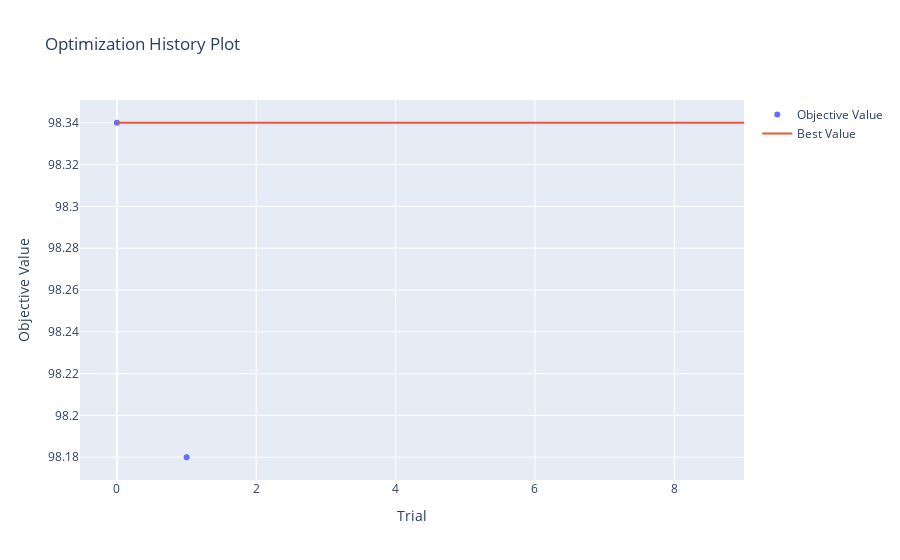
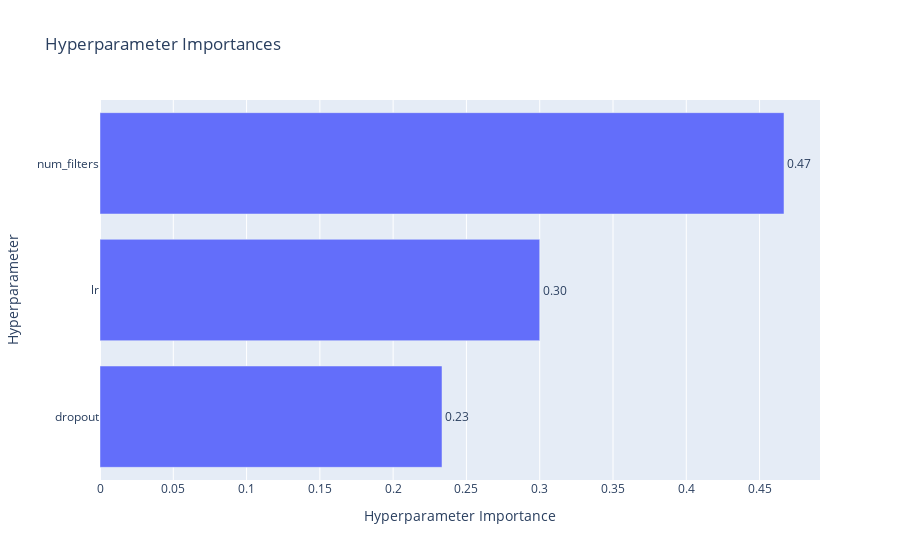

The notebook cell saved with these charts, in order:
### Code cell
from optuna.visualization import plot_optimization_history, plot_param_importances

# Plot optimization history
optimization_history_fig = plot_optimization_history(study)
optimization_history_fig.show()

# Plot parameter importances
param_importances_fig = plot_param_importances(study)
param_importances_fig.show()

### Figure 1 — Plotly figure (JSON) as saved in the notebook; plotly's stock layout.template omitted (floating-point values rounded to 4 significant figures)
{"data": [{"mode": "markers", "name": "Objective Value", "type": "scatter", "x": [0, 1], "y": [98.34, 98.18]}, {"mode": "lines", "name": "Best Value", "type": "scatter", "x": [0, 1, 2, 3, 4, 5, 6, 7, 8, 9], "y": [98.34, 98.34, 98.34, 98.34, 98.34, 98.34, 98.34, 98.34, 98.34, 98.34]}, {"marker": {"color": "#cccccc"}, "mode": "markers", "name": "Infeasible Trial", "showlegend": false, "type": "scatter", "x": [], "y": []}], "layout": {"title": {"text": "Optimization History Plot"}, "xaxis": {"title": {"text": "Trial"}}, "yaxis": {"title": {"text": "Objective Value"}}}}

### Figure 2 — Plotly figure (JSON) as saved in the notebook; plotly's stock layout.template omitted (floating-point values rounded to 4 significant figures)
{"data": [{"cliponaxis": false, "hovertemplate": ["dropout (FloatDistribution): 0.23333333333333334<extra></extra>", "lr (FloatDistribution): 0.3<extra></extra>", "num_filters (CategoricalDistribution): 0.4666666666666667<extra></extra>"], "name": "Objective Value", "orientation": "h", "text": ["0.23", "0.30", "0.47"], "textposition": "outside", "type": "bar", "x": [0.2333, 0.3, 0.4667], "y": ["dropout", "lr", "num_filters"]}], "layout": {"title": {"text": "Hyperparameter Importances"}, "xaxis": {"title": {"text": "Hyperparameter Importance"}}, "yaxis": {"title": {"text": "Hyperparameter"}}}}
